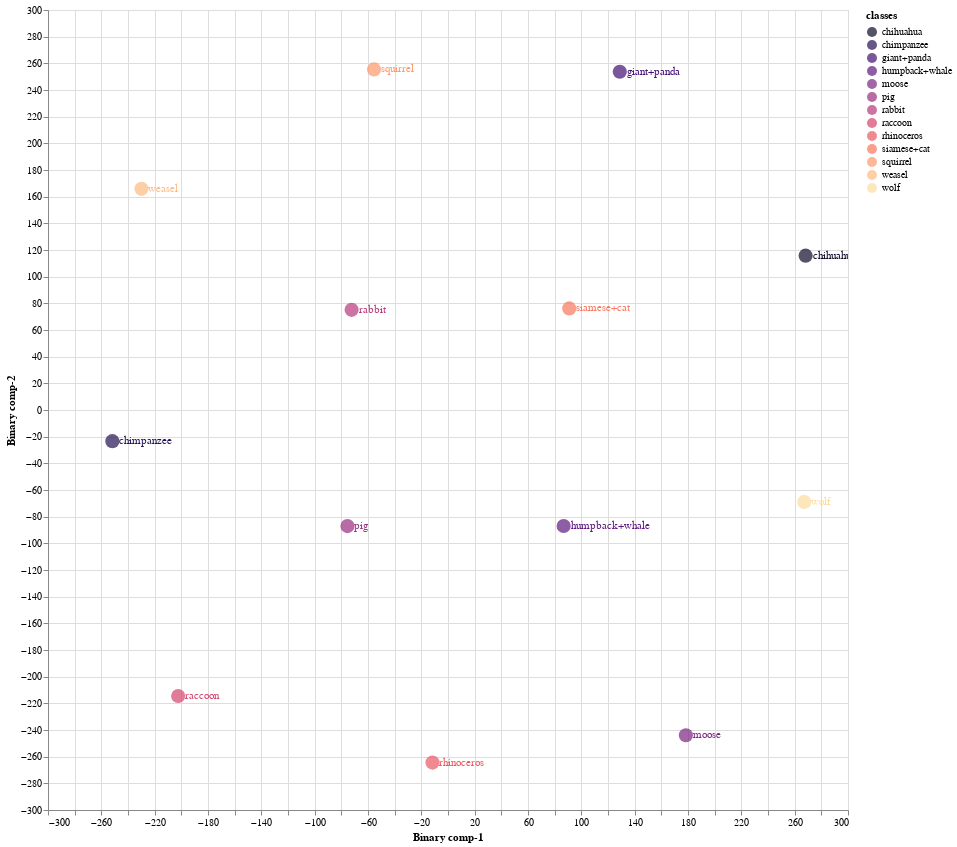
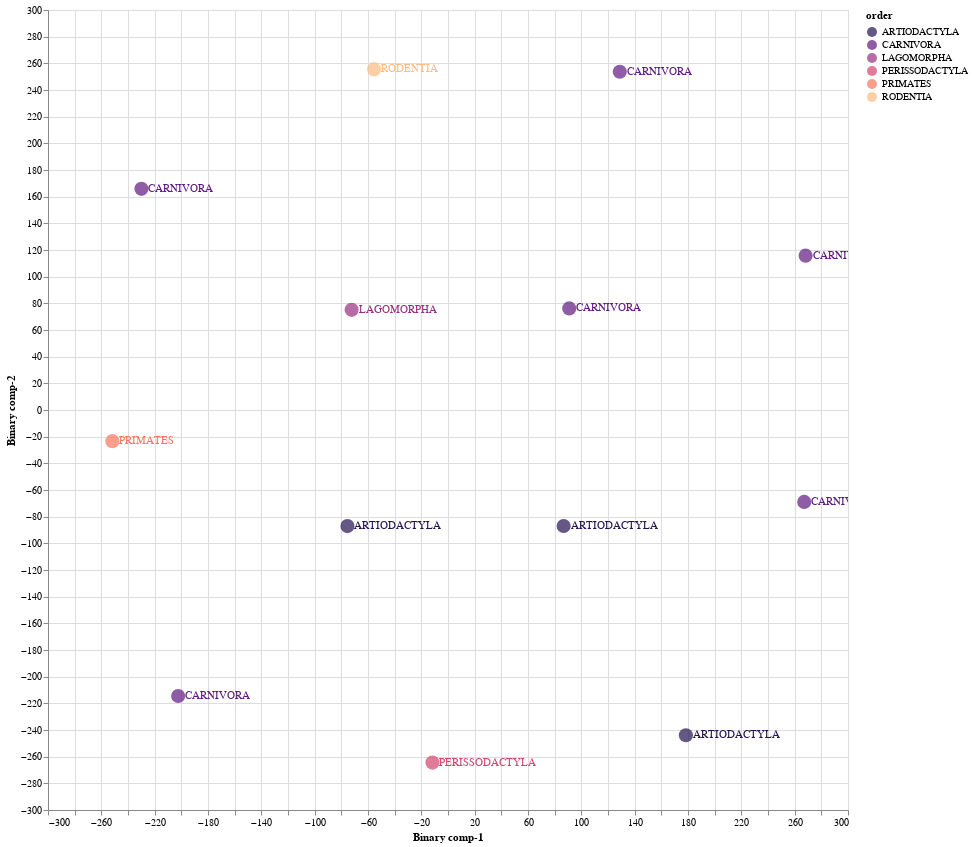

Notebook code cell kept with these figures, in order:
### Markdown cell above
### 7.3 Train Validation Split 03

### Code cell
CZSL(mode = 'Train', split = 3, C = 1.0 , kernal = 'rbf', gamma = 'scale', degree = 3,  pred_type = 'Deterministic', dist_type = 'euclidean')

#mode
#1. "Train" - Use Train Val split
#2. "Test" - For Unseen Test Data

#split
# 1 -Train/Val Split 1
# 2 -Train/Val Split 2
# 3 -Train/Val Split 2

#pred_type
#1. "Probabilistic" - continous real numbers giving probability for prdiction to be 1
#2. "Deterministic" - 1 or 0 prediction values

#dist_type
#1. euclidean
#2. cosine
#3. hamming
#4. jaccard

### Figure 1 — Vega-Lite specification as saved in the notebook (floating-point values rounded to 4 significant figures)
{"config": {"view": {"continuousWidth": 400, "continuousHeight": 300}}, "layer": [{"mark": {"type": "circle", "size": 200}, "encoding": {"color": {"field": "classes", "scale": {"scheme": "Magma"}, "type": "nominal"}, "x": {"field": "Binary comp-1", "type": "quantitative"}, "y": {"field": "Binary comp-2", "type": "quantitative"}}, "height": 800, "selection": {"selector015": {"type": "interval", "bind": "scales", "encodings": ["x", "y"]}}, "width": 800}, {"mark": {"type": "text", "align": "left", "baseline": "middle", "dx": 7}, "encoding": {"color": {"field": "classes", "scale": {"scheme": "Magma"}, "type": "nominal"}, "text": {"field": "classes", "type": "nominal"}, "x": {"field": "Binary comp-1", "type": "quantitative"}, "y": {"field": "Binary comp-2", "type": "quantitative"}}, "height": 800, "width": 800}], "data": {"name": "data-cded488cd53aeea73ad37cf299430dd6"}, "$schema": "https://vega.github.io/schema/vega-lite/v4.17.0.json", "datasets": {"data-cded488cd53aeea73ad37cf299430dd6": [{"Binary comp-1": 90.93, "Binary comp-2": 76.18, "classes": "siamese+cat", "sciName": "Felis_catus", "animal_label": 10, "animal_class": "siamese+cat", "mainCommonName": "Domestic Cat", "otherCommonNames": "Cat", "class": "Mammalia", "infraclass": "Placentalia", "magnorder": "Boreoeutheria", "superorder": "Laurasiatheria", "order": "CARNIVORA", "suborder": "FELIFORMIA", "infraorder": "FELOIDEA", "parvorder": null, "superfamily": null, "family": "FELIDAE", "subfamily": "FELINAE", "tribe": null, "genus": "Felis"}, {"Binary comp-1": 178.4, "Binary comp-2": -243.9, "classes": "moose", "sciName": "Alces_alces", "animal_label": 16, "animal_class": "moose", "mainCommonName": "Moose", "otherCommonNames": "Elk|Eurasian Elk|Caucasian Moose", "class": "Mammalia", "infraclass": "Placentalia", "magnorder": "Boreoeutheria", "superorder": "Laurasiatheria", "order": "ARTIODACTYLA", "suborder": "RUMINANTIA", "infraorder": "PECORA", "parvorder": null, "superfamily": null, "family": "CERVIDAE", "subfamily": "CAPREOLINAE", "tribe": "ALCEINI", "genus": "Alces"}, {"Binary comp-1": 86.74, "Binary comp-2": -86.98, "classes": "humpback+whale", "sciName": "Megaptera_novaeangliae", "animal_label": 18, "animal_class": "humpback+whale", "mainCommonName": "Humpback Whale", "otherCommonNames": "Bunch Whale|Hump Whale|Hunchback Whale", "class": "Mammalia", "infraclass": "Placentalia", "magnorder": "Boreoeutheria", "superorder": "Laurasiatheria", "order": "ARTIODACTYLA", "suborder": "WHIPPOMORPHA", "infraorder": "CETACEA", "parvorder": "MYSTICETI", "superfamily": null, "family": "BALAENOPTERIDAE", "subfamily": null, "tribe": null, "genus": "Megaptera"}, {"Binary comp-1": -251.7, "Binary comp-2": -23.38, "classes": "chimpanzee", "sciName": "Pan_troglodytes", "animal_label": 25, "animal_class": "chimpanzee", "mainCommonName": "Chimpanzee", "otherCommonNames": "Chimpanzee|Common Chimpanzee|Robust Chimpanzee|Central Chimpanzee|Eastern Chimpanzee|Nigeria-Cameroon Chimpanzee|Western Chimpanzee", "class": "Mammalia", "infraclass": "Placentalia", "magnorder": "Boreoeutheria", "superorder": "Euarchontoglires", "order": "PRIMATES", "suborder": "HAPLORHINI", "infraorder": "SIMIIFORMES", "parvorder": "CATARRHINI", "superfamily": "HOMINOIDEA", "family": "HOMINIDAE", "subfamily": "HOMININAE", "tribe": null, "genus": "Pan"}, {"Binary comp-1": -55.5, "Binary comp-2": 255.4, "classes": "squirrel", "sciName": "Sciurus_aberti", "animal_label": 27, "animal_class": "squirrel", "mainCommonName": "Abert's Squirrel", "otherCommonNames": "Tassel-eared Squirrel|Kaibab Squirrel", "class": "Mammalia", "infraclass": "Placentalia", "magnorder": "Boreoeutheria", "superorder": "Euarchontoglires", "order": "RODENTIA", "suborder": "SCIUROMORPHA", "infraorder": null, "parvorder": null, "superfamily": null, "family": "SCIURIDAE", "subfamily": "SCIURINAE", "tribe": "SCIURINI", "genus": "Sciurus"}, {"Binary comp-1": -11.64, "Binary comp-2": -264.4, "classes": "rhinoceros", "sciName": "Rhinoceros_unicornis", "animal_label": 28, "animal_class": "rhinoceros", "mainCommonName": "Greater One-horned Rhinoceros", "otherCommonNames": "Indian Rhinoceros", "class": "Mammalia", "infraclass": "Placentalia", "magnorder": "Boreoeutheria", "superorder": "Laurasiatheria", "order": "PERISSODACTYLA", "suborder": "CERATOMORPHA", "infraorder": null, "parvorder": null, "superfamily": null, "family": "RHINOCEROTIDAE", "subfamily": null, "tribe": null, "genus": "Rhinoceros"}, {"Binary comp-1": -72.29, "Binary comp-2": 75.13, "classes": "rabbit", "sciName": "Pentalagus_furnessi", "animal_label": 29, "animal_class": "rabbit", "mainCommonName": "Amami Rabbit", "otherCommonNames": "Ryukyu Rabbit", "class": "Mammalia", "infraclass": "Placentalia", "magnorder": "Boreoeutheria", "superorder": "Euarchontoglires", "order": "LAGOMORPHA", "suborder": null, "infraorder": null, "parvorder": null, "superfamily": null, "family": "LEPORIDAE", "subfamily": null, "tribe": null, "genus": "Pentalagus"}, {"Binary comp-1": 267.2, "Binary comp-2": -68.95, "classes": "wolf", "sciName": "Canis_lupus", "animal_label": 32, "animal_class": "wolf", "mainCommonName": "Gray Wolf", "otherCommonNames": "Wolf|Timber Wolf|Tundra Wolf|Arctic Wolf", "class": "Mammalia", "infraclass": "Placentalia", "magnorder": "Boreoeutheria", "superorder": "Laurasiatheria", "order": "CARNIVORA", "suborder": "CANIFORMIA", "infraorder": "CANOIDEA", "parvorder": null, "superfamily": null, "family": "CANIDAE", "subfamily": null, "tribe": null, "genus": "Canis"}, {"Binary comp-1": 268.2, "Binary comp-2": 115.7, "classes": "chihuahua", "sciName": "Canis_familiaris", "animal_label": 33, "animal_class": "chihuahua", "mainCommonName": "Domestic Dog", "otherCommonNames": "Dog|Dingo|Feral Dog|New Guinea Singing Dog|Village Dog", "class": "Mammalia", "infraclass": "Placentalia", "magnorder": "Boreoeutheria", "superorder": "Laurasiatheria", "order": "CARNIVORA", "suborder": "CANIFORMIA", "infraorder": "CANOIDEA", "parvorder": null, "superfamily": null, "family": "CANIDAE", "subfamily": null, "tribe": null, "genus": "Canis"}, {"Binary comp-1": -229.9, "Binary comp-2": 165.9, "classes": "weasel", "sciName": "Poecilogale_albinucha", "animal_label": 35, "animal_class": "weasel", "mainCommonName": "African Striped Weasel", "otherCommonNames": null, "class": "Mammalia", "infraclass": "Placentalia", "magnorder": "Boreoeutheria", "superorder": "Laurasiatheria", "order": "CARNIVORA", "suborder": "CANIFORMIA", "infraorder": "ARCTOIDEA", "parvorder": null, "superfamily": "MUSTELOIDEA", "family": "MUSTELIDAE", "subfamily": "ICTONYCHINAE", "tribe": null, "genus": "Poecilogale"}, {"Binary comp-1": 128.8, "Binary comp-2": 253.7, "classes": "giant+panda", "sciName": "Ailuropoda_melanoleuca", "animal_label": 39, "animal_class": "giant+panda", "mainCommonName": "Giant Panda", "otherCommonNames": "Da Xiong Mao", "class": "Mammalia", "infraclass": "Placentalia", "magnorder": "Boreoeutheria", "superorder": "Laurasiatheria", "order": "CARNIVORA", "suborder": "CANIFORMIA", "infraorder": "ARCTOIDEA", "parvorder": null, "superfamily": "URSOIDEA", "family": "URSIDAE", "subfamily": "AILUROPODINAE", "tribe": null, "genus": "Ailuropoda"}, {"Binary comp-1": -75.42, "Binary comp-2": -87.08, "classes": "pig", "sciName": "Sus_domesticus", "animal_label": 42, "animal_class": "pig", "mainCommonName": "Domestic Pig", "otherCommonNames": "Hog|Pig|Swine", "class": "Mammalia", "infraclass": "Placentalia", "magnorder": "Boreoeutheria", "superorder": "Laurasiatheria", "order": "ARTIODACTYLA", "suborder": "SUINA", "infraorder": null, "parvorder": null, "superfamily": null, "family": "SUIDAE", "subfamily": null, "tribe": null, "genus": "Sus"}, {"Binary comp-1": -202.4, "Binary comp-2": -214.5, "classes": "raccoon", "sciName": "Procyon_lotor", "animal_label": 48, "animal_class": "raccoon", "mainCommonName": "Northern Raccoon", "otherCommonNames": "Common Raccoon", "class": "Mammalia", "infraclass": "Placentalia", "magnorder": "Boreoeutheria", "superorder": "Laurasiatheria", "order": "CARNIVORA", "suborder": "CANIFORMIA", "infraorder": "ARCTOIDEA", "parvorder": null, "superfamily": "MUSTELOIDEA", "family": "PROCYONIDAE", "subfamily": null, "tribe": null, "genus": "Procyon"}]}}

### Figure 2 — Vega-Lite specification as saved in the notebook (floating-point values rounded to 4 significant figures)
{"config": {"view": {"continuousWidth": 400, "continuousHeight": 300}}, "layer": [{"mark": {"type": "circle", "size": 200}, "encoding": {"color": {"field": "order", "scale": {"scheme": "Magma"}, "type": "nominal"}, "x": {"field": "Binary comp-1", "type": "quantitative"}, "y": {"field": "Binary comp-2", "type": "quantitative"}}, "height": 800, "selection": {"selector016": {"type": "interval", "bind": "scales", "encodings": ["x", "y"]}}, "width": 800}, {"mark": {"type": "text", "align": "left", "baseline": "middle", "dx": 7}, "encoding": {"color": {"field": "order", "scale": {"scheme": "Magma"}, "type": "nominal"}, "text": {"field": "order", "type": "nominal"}, "x": {"field": "Binary comp-1", "type": "quantitative"}, "y": {"field": "Binary comp-2", "type": "quantitative"}}, "height": 800, "width": 800}], "data": {"name": "data-cded488cd53aeea73ad37cf299430dd6"}, "$schema": "https://vega.github.io/schema/vega-lite/v4.17.0.json", "datasets": {"data-cded488cd53aeea73ad37cf299430dd6": [{"Binary comp-1": 90.93, "Binary comp-2": 76.18, "classes": "siamese+cat", "sciName": "Felis_catus", "animal_label": 10, "animal_class": "siamese+cat", "mainCommonName": "Domestic Cat", "otherCommonNames": "Cat", "class": "Mammalia", "infraclass": "Placentalia", "magnorder": "Boreoeutheria", "superorder": "Laurasiatheria", "order": "CARNIVORA", "suborder": "FELIFORMIA", "infraorder": "FELOIDEA", "parvorder": null, "superfamily": null, "family": "FELIDAE", "subfamily": "FELINAE", "tribe": null, "genus": "Felis"}, {"Binary comp-1": 178.4, "Binary comp-2": -243.9, "classes": "moose", "sciName": "Alces_alces", "animal_label": 16, "animal_class": "moose", "mainCommonName": "Moose", "otherCommonNames": "Elk|Eurasian Elk|Caucasian Moose", "class": "Mammalia", "infraclass": "Placentalia", "magnorder": "Boreoeutheria", "superorder": "Laurasiatheria", "order": "ARTIODACTYLA", "suborder": "RUMINANTIA", "infraorder": "PECORA", "parvorder": null, "superfamily": null, "family": "CERVIDAE", "subfamily": "CAPREOLINAE", "tribe": "ALCEINI", "genus": "Alces"}, {"Binary comp-1": 86.74, "Binary comp-2": -86.98, "classes": "humpback+whale", "sciName": "Megaptera_novaeangliae", "animal_label": 18, "animal_class": "humpback+whale", "mainCommonName": "Humpback Whale", "otherCommonNames": "Bunch Whale|Hump Whale|Hunchback Whale", "class": "Mammalia", "infraclass": "Placentalia", "magnorder": "Boreoeutheria", "superorder": "Laurasiatheria", "order": "ARTIODACTYLA", "suborder": "WHIPPOMORPHA", "infraorder": "CETACEA", "parvorder": "MYSTICETI", "superfamily": null, "family": "BALAENOPTERIDAE", "subfamily": null, "tribe": null, "genus": "Megaptera"}, {"Binary comp-1": -251.7, "Binary comp-2": -23.38, "classes": "chimpanzee", "sciName": "Pan_troglodytes", "animal_label": 25, "animal_class": "chimpanzee", "mainCommonName": "Chimpanzee", "otherCommonNames": "Chimpanzee|Common Chimpanzee|Robust Chimpanzee|Central Chimpanzee|Eastern Chimpanzee|Nigeria-Cameroon Chimpanzee|Western Chimpanzee", "class": "Mammalia", "infraclass": "Placentalia", "magnorder": "Boreoeutheria", "superorder": "Euarchontoglires", "order": "PRIMATES", "suborder": "HAPLORHINI", "infraorder": "SIMIIFORMES", "parvorder": "CATARRHINI", "superfamily": "HOMINOIDEA", "family": "HOMINIDAE", "subfamily": "HOMININAE", "tribe": null, "genus": "Pan"}, {"Binary comp-1": -55.5, "Binary comp-2": 255.4, "classes": "squirrel", "sciName": "Sciurus_aberti", "animal_label": 27, "animal_class": "squirrel", "mainCommonName": "Abert's Squirrel", "otherCommonNames": "Tassel-eared Squirrel|Kaibab Squirrel", "class": "Mammalia", "infraclass": "Placentalia", "magnorder": "Boreoeutheria", "superorder": "Euarchontoglires", "order": "RODENTIA", "suborder": "SCIUROMORPHA", "infraorder": null, "parvorder": null, "superfamily": null, "family": "SCIURIDAE", "subfamily": "SCIURINAE", "tribe": "SCIURINI", "genus": "Sciurus"}, {"Binary comp-1": -11.64, "Binary comp-2": -264.4, "classes": "rhinoceros", "sciName": "Rhinoceros_unicornis", "animal_label": 28, "animal_class": "rhinoceros", "mainCommonName": "Greater One-horned Rhinoceros", "otherCommonNames": "Indian Rhinoceros", "class": "Mammalia", "infraclass": "Placentalia", "magnorder": "Boreoeutheria", "superorder": "Laurasiatheria", "order": "PERISSODACTYLA", "suborder": "CERATOMORPHA", "infraorder": null, "parvorder": null, "superfamily": null, "family": "RHINOCEROTIDAE", "subfamily": null, "tribe": null, "genus": "Rhinoceros"}, {"Binary comp-1": -72.29, "Binary comp-2": 75.13, "classes": "rabbit", "sciName": "Pentalagus_furnessi", "animal_label": 29, "animal_class": "rabbit", "mainCommonName": "Amami Rabbit", "otherCommonNames": "Ryukyu Rabbit", "class": "Mammalia", "infraclass": "Placentalia", "magnorder": "Boreoeutheria", "superorder": "Euarchontoglires", "order": "LAGOMORPHA", "suborder": null, "infraorder": null, "parvorder": null, "superfamily": null, "family": "LEPORIDAE", "subfamily": null, "tribe": null, "genus": "Pentalagus"}, {"Binary comp-1": 267.2, "Binary comp-2": -68.95, "classes": "wolf", "sciName": "Canis_lupus", "animal_label": 32, "animal_class": "wolf", "mainCommonName": "Gray Wolf", "otherCommonNames": "Wolf|Timber Wolf|Tundra Wolf|Arctic Wolf", "class": "Mammalia", "infraclass": "Placentalia", "magnorder": "Boreoeutheria", "superorder": "Laurasiatheria", "order": "CARNIVORA", "suborder": "CANIFORMIA", "infraorder": "CANOIDEA", "parvorder": null, "superfamily": null, "family": "CANIDAE", "subfamily": null, "tribe": null, "genus": "Canis"}, {"Binary comp-1": 268.2, "Binary comp-2": 115.7, "classes": "chihuahua", "sciName": "Canis_familiaris", "animal_label": 33, "animal_class": "chihuahua", "mainCommonName": "Domestic Dog", "otherCommonNames": "Dog|Dingo|Feral Dog|New Guinea Singing Dog|Village Dog", "class": "Mammalia", "infraclass": "Placentalia", "magnorder": "Boreoeutheria", "superorder": "Laurasiatheria", "order": "CARNIVORA", "suborder": "CANIFORMIA", "infraorder": "CANOIDEA", "parvorder": null, "superfamily": null, "family": "CANIDAE", "subfamily": null, "tribe": null, "genus": "Canis"}, {"Binary comp-1": -229.9, "Binary comp-2": 165.9, "classes": "weasel", "sciName": "Poecilogale_albinucha", "animal_label": 35, "animal_class": "weasel", "mainCommonName": "African Striped Weasel", "otherCommonNames": null, "class": "Mammalia", "infraclass": "Placentalia", "magnorder": "Boreoeutheria", "superorder": "Laurasiatheria", "order": "CARNIVORA", "suborder": "CANIFORMIA", "infraorder": "ARCTOIDEA", "parvorder": null, "superfamily": "MUSTELOIDEA", "family": "MUSTELIDAE", "subfamily": "ICTONYCHINAE", "tribe": null, "genus": "Poecilogale"}, {"Binary comp-1": 128.8, "Binary comp-2": 253.7, "classes": "giant+panda", "sciName": "Ailuropoda_melanoleuca", "animal_label": 39, "animal_class": "giant+panda", "mainCommonName": "Giant Panda", "otherCommonNames": "Da Xiong Mao", "class": "Mammalia", "infraclass": "Placentalia", "magnorder": "Boreoeutheria", "superorder": "Laurasiatheria", "order": "CARNIVORA", "suborder": "CANIFORMIA", "infraorder": "ARCTOIDEA", "parvorder": null, "superfamily": "URSOIDEA", "family": "URSIDAE", "subfamily": "AILUROPODINAE", "tribe": null, "genus": "Ailuropoda"}, {"Binary comp-1": -75.42, "Binary comp-2": -87.08, "classes": "pig", "sciName": "Sus_domesticus", "animal_label": 42, "animal_class": "pig", "mainCommonName": "Domestic Pig", "otherCommonNames": "Hog|Pig|Swine", "class": "Mammalia", "infraclass": "Placentalia", "magnorder": "Boreoeutheria", "superorder": "Laurasiatheria", "order": "ARTIODACTYLA", "suborder": "SUINA", "infraorder": null, "parvorder": null, "superfamily": null, "family": "SUIDAE", "subfamily": null, "tribe": null, "genus": "Sus"}, {"Binary comp-1": -202.4, "Binary comp-2": -214.5, "classes": "raccoon", "sciName": "Procyon_lotor", "animal_label": 48, "animal_class": "raccoon", "mainCommonName": "Northern Raccoon", "otherCommonNames": "Common Raccoon", "class": "Mammalia", "infraclass": "Placentalia", "magnorder": "Boreoeutheria", "superorder": "Laurasiatheria", "order": "CARNIVORA", "suborder": "CANIFORMIA", "infraorder": "ARCTOIDEA", "parvorder": null, "superfamily": "MUSTELOIDEA", "family": "PROCYONIDAE", "subfamily": null, "tribe": null, "genus": "Procyon"}]}}
